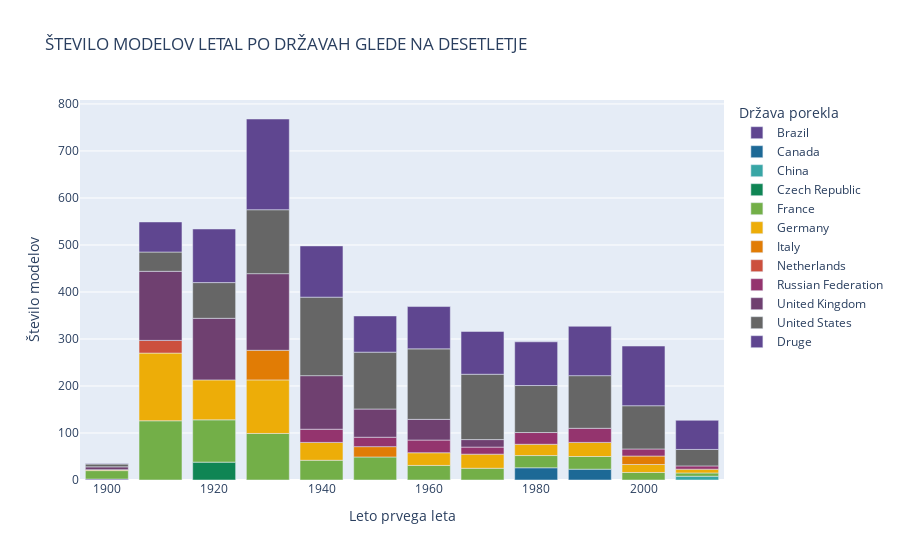

Here is the notebook cell this chart was saved with:
### Code cell
#naredi DF za desetletja in samo top 5 držav + ostali
r_frame=pd.DataFrame({"Leto_prvega_leta" : (cv["Leto_prvega_leta"] // 10 * 10).astype("Int64"), "Drzava_porekla" : cv["Drzava_porekla"]}) #DF za desetletja in države

new_frame=pd.DataFrame(r_frame.groupby("Leto_prvega_leta").value_counts()).reset_index() #DF za desetletje in skupno modelov po državah
new_frame=new_frame.pivot(index="Drzava_porekla", columns="Leto_prvega_leta", values="count").drop("_unknown_", axis=0) #zamenjaj stolpce... in odstrani unknown

r_frame=r_frame.groupby('Leto_prvega_leta')["Drzava_porekla"].size().sort_index(ascending=True).astype(float).reset_index() #skupno modelov po desetletjih
for co in new_frame.columns: #ohrani samo vrednostni za top 5 držav po desetletjih
    new_frame[co] = new_frame.where(new_frame.eq(new_frame.sort_values(by=co, ascending=False).head(5)))[co]

new_frame=new_frame.transpose().dropna(axis=1, how="all") 
new_frame["Druge"] = r_frame["Drzava_porekla"].values - new_frame.sum(axis=1, numeric_only=True).values #dodaj ostalo 
new_frame.index.name="Leto prvega leta"
new_frame.columns.name="Država porekla"

#graf
px.bar(new_frame, x=new_frame.index, y=new_frame.columns, color_discrete_sequence=px.colors.qualitative.Prism, 
       title="Število modelov letal po državah glede na desetletje".upper(), labels={"value" : "Število modelov"})

### Figure 1 — Plotly figure (JSON) as saved in the notebook; plotly's stock layout.template omitted (floating-point values rounded to 4 significant figures)
{"data": [{"alignmentgroup": "True", "hovertemplate": "Država porekla=Brazil<br>Leto prvega leta=%{x}<br>Število modelov=%{y}<extra></extra>", "legendgroup": "Brazil", "marker": {"color": "rgb(95, 70, 144)", "pattern": {"shape": ""}}, "name": "Brazil", "offsetgroup": "Brazil", "orientation": "v", "showlegend": true, "textposition": "auto", "type": "bar", "x": [1900, 1910, 1920, 1930, 1940, 1950, 1960, 1970, 1980, 1990, 2000, 2010], "xaxis": "x", "y": [2, null, null, null, null, null, null, null, null, null, null, null], "yaxis": "y"}, {"alignmentgroup": "True", "hovertemplate": "Država porekla=Canada<br>Leto prvega leta=%{x}<br>Število modelov=%{y}<extra></extra>", "legendgroup": "Canada", "marker": {"color": "rgb(29, 105, 150)", "pattern": {"shape": ""}}, "name": "Canada", "offsetgroup": "Canada", "orientation": "v", "showlegend": true, "textposition": "auto", "type": "bar", "x": [1900, 1910, 1920, 1930, 1940, 1950, 1960, 1970, 1980, 1990, 2000, 2010], "xaxis": "x", "y": [null, null, null, null, null, null, null, null, 26, 23, null, null], "yaxis": "y"}, {"alignmentgroup": "True", "hovertemplate": "Država porekla=China<br>Leto prvega leta=%{x}<br>Število modelov=%{y}<extra></extra>", "legendgroup": "China", "marker": {"color": "rgb(56, 166, 165)", "pattern": {"shape": ""}}, "name": "China", "offsetgroup": "China", "orientation": "v", "showlegend": true, "textposition": "auto", "type": "bar", "x": [1900, 1910, 1920, 1930, 1940, 1950, 1960, 1970, 1980, 1990, 2000, 2010], "xaxis": "x", "y": [null, null, null, null, null, null, null, null, null, null, null, 8], "yaxis": "y"}, {"alignmentgroup": "True", "hovertemplate": "Država porekla=Czech Republic<br>Leto prvega leta=%{x}<br>Število modelov=%{y}<extra></extra>", "legendgroup": "Czech Republic", "marker": {"color": "rgb(15, 133, 84)", "pattern": {"shape": ""}}, "name": "Czech Republic", "offsetgroup": "Czech Republic", "orientation": "v", "showlegend": true, "textposition": "auto", "type": "bar", "x": [1900, 1910, 1920, 1930, 1940, 1950, 1960, 1970, 1980, 1990, 2000, 2010], "xaxis": "x", "y": [null, null, 38, null, null, null, null, null, null, null, null, null], "yaxis": "y"}, {"alignmentgroup": "True", "hovertemplate": "Država porekla=France<br>Leto prvega leta=%{x}<br>Število modelov=%{y}<extra></extra>", "legendgroup": "France", "marker": {"color": "rgb(115, 175, 72)", "pattern": {"shape": ""}}, "name": "France", "offsetgroup": "France", "orientation": "v", "showlegend": true, "textposition": "auto", "type": "bar", "x": [1900, 1910, 1920, 1930, 1940, 1950, 1960, 1970, 1980, 1990, 2000, 2010], "xaxis": "x", "y": [18, 126, 90, 99, 42, 49, 31, 25, 26, 27, 16, 7], "yaxis": "y"}, {"alignmentgroup": "True", "hovertemplate": "Država porekla=Germany<br>Leto prvega leta=%{x}<br>Število modelov=%{y}<extra></extra>", "legendgroup": "Germany", "marker": {"color": "rgb(237, 173, 8)", "pattern": {"shape": ""}}, "name": "Germany", "offsetgroup": "Germany", "orientation": "v", "showlegend": true, "textposition": "auto", "type": "bar", "x": [1900, 1910, 1920, 1930, 1940, 1950, 1960, 1970, 1980, 1990, 2000, 2010], "xaxis": "x", "y": [2, 144, 85, 114, 38, null, 27, 30, 24, 30, 17, 8], "yaxis": "y"}, {"alignmentgroup": "True", "hovertemplate": "Država porekla=Italy<br>Leto prvega leta=%{x}<br>Število modelov=%{y}<extra></extra>", "legendgroup": "Italy", "marker": {"color": "rgb(225, 124, 5)", "pattern": {"shape": ""}}, "name": "Italy", "offsetgroup": "Italy", "orientation": "v", "showlegend": true, "textposition": "auto", "type": "bar", "x": [1900, 1910, 1920, 1930, 1940, 1950, 1960, 1970, 1980, 1990, 2000, 2010], "xaxis": "x", "y": [null, null, null, 63, null, 22, null, null, null, null, 18, null], "yaxis": "y"}, {"alignmentgroup": "True", "hovertemplate": "Država porekla=Netherlands<br>Leto prvega leta=%{x}<br>Število modelov=%{y}<extra></extra>", "legendgroup": "Netherlands", "marker": {"color": "rgb(204, 80, 62)", "pattern": {"shape": ""}}, "name": "Netherlands", "offsetgroup": "Netherlands", "orientation": "v", "showlegend": true, "textposition": "auto", "type": "bar", "x": [1900, 1910, 1920, 1930, 1940, 1950, 1960, 1970, 1980, 1990, 2000, 2010], "xaxis": "x", "y": [null, 27, null, null, null, null, null, null, null, null, null, null], "yaxis": "y"}, {"alignmentgroup": "True", "hovertemplate": "Država porekla=Russian Federation<br>Leto prvega leta=%{x}<br>Število modelov=%{y}<extra></extra>", "legendgroup": "Russian Federation", "marker": {"color": "rgb(148, 52, 110)", "pattern": {"shape": ""}}, "name": "Russian Federation", "offsetgroup": "Russian Federation", "orientation": "v", "showlegend": true, "textposition": "auto", "type": "bar", "x": [1900, 1910, 1920, 1930, 1940, 1950, 1960, 1970, 1980, 1990, 2000, 2010], "xaxis": "x", "y": [null, null, null, null, 28, 20, 27, 15, 25, 30, 15, 7], "yaxis": "y"}, {"alignmentgroup": "True", "hovertemplate": "Država porekla=United Kingdom<br>Leto prvega leta=%{x}<br>Število modelov=%{y}<extra></extra>", "legendgroup": "United Kingdom", "marker": {"color": "rgb(111, 64, 112)", "pattern": {"shape": ""}}, "name": "United Kingdom", "offsetgroup": "United Kingdom", "orientation": "v", "showlegend": true, "textposition": "auto", "type": "bar", "x": [1900, 1910, 1920, 1930, 1940, 1950, 1960, 1970, 1980, 1990, 2000, 2010], "xaxis": "x", "y": [6, 147, 131, 163, 114, 60, 44, 16, null, null, null, null], "yaxis": "y"}, {"alignmentgroup": "True", "hovertemplate": "Država porekla=United States<br>Leto prvega leta=%{x}<br>Število modelov=%{y}<extra></extra>", "legendgroup": "United States", "marker": {"color": "rgb(102, 102, 102)", "pattern": {"shape": ""}}, "name": "United States", "offsetgroup": "United States", "orientation": "v", "showlegend": true, "textposition": "auto", "type": "bar", "x": [1900, 1910, 1920, 1930, 1940, 1950, 1960, 1970, 1980, 1990, 2000, 2010], "xaxis": "x", "y": [6, 41, 76, 136, 167, 121, 150, 139, 100, 112, 92, 35], "yaxis": "y"}, {"alignmentgroup": "True", "hovertemplate": "Država porekla=Druge<br>Leto prvega leta=%{x}<br>Število modelov=%{y}<extra></extra>", "legendgroup": "Druge", "marker": {"color": "rgb(95, 70, 144)", "pattern": {"shape": ""}}, "name": "Druge", "offsetgroup": "Druge", "orientation": "v", "showlegend": true, "textposition": "auto", "type": "bar", "x": [1900, 1910, 1920, 1930, 1940, 1950, 1960, 1970, 1980, 1990, 2000, 2010], "xaxis": "x", "y": [1, 64, 114, 193, 109, 77, 90, 91, 93, 105, 127, 62], "yaxis": "y"}], "layout": {"barmode": "relative", "legend": {"title": {"text": "Država porekla"}, "tracegroupgap": 0}, "title": {"text": "ŠTEVILO MODELOV LETAL PO DRŽAVAH GLEDE NA DESETLETJE"}, "xaxis": {"anchor": "y", "domain": [0, 1], "title": {"text": "Leto prvega leta"}}, "yaxis": {"anchor": "x", "domain": [0, 1], "title": {"text": "Število modelov"}}}}
